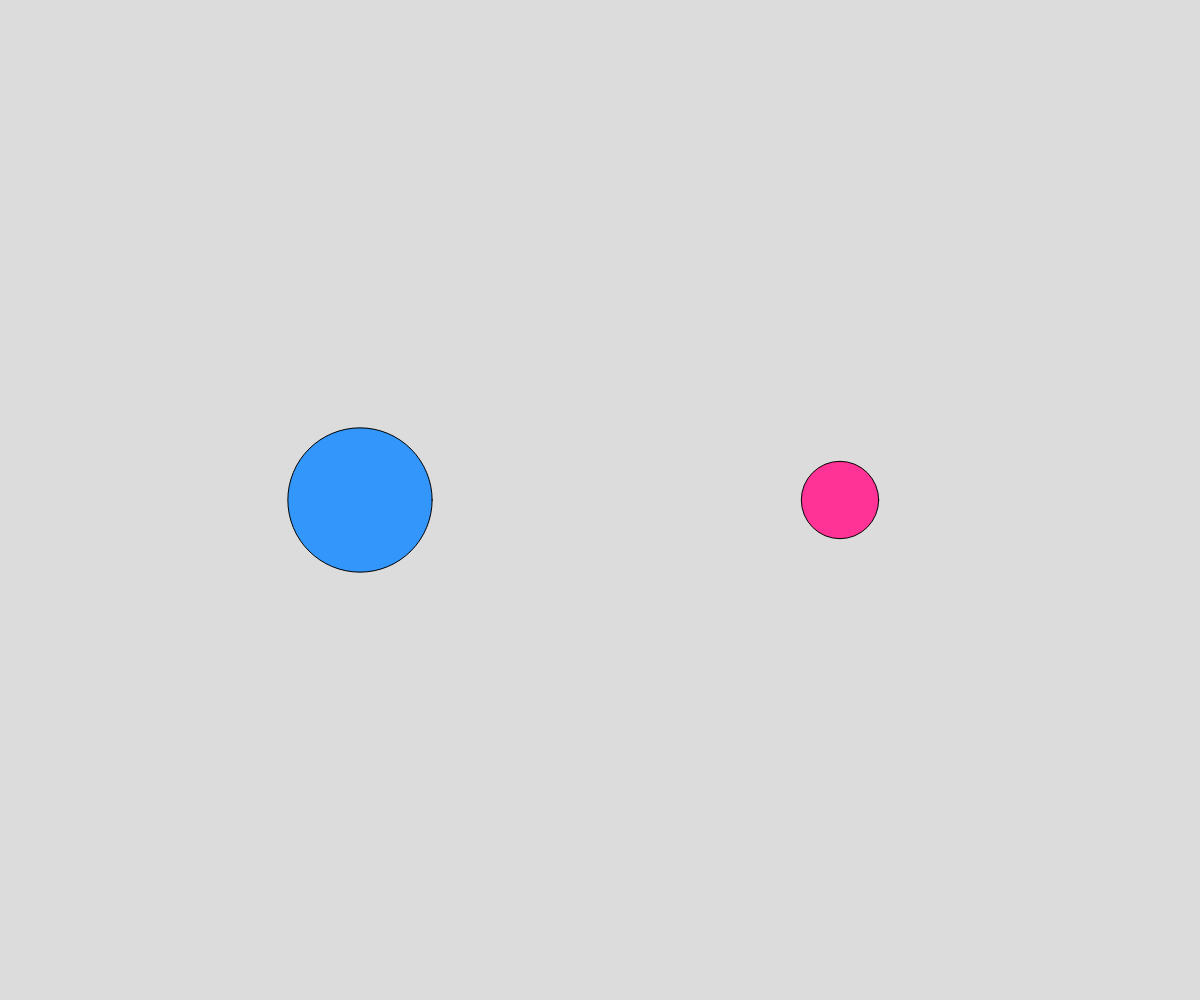
Frame 1 (no input)
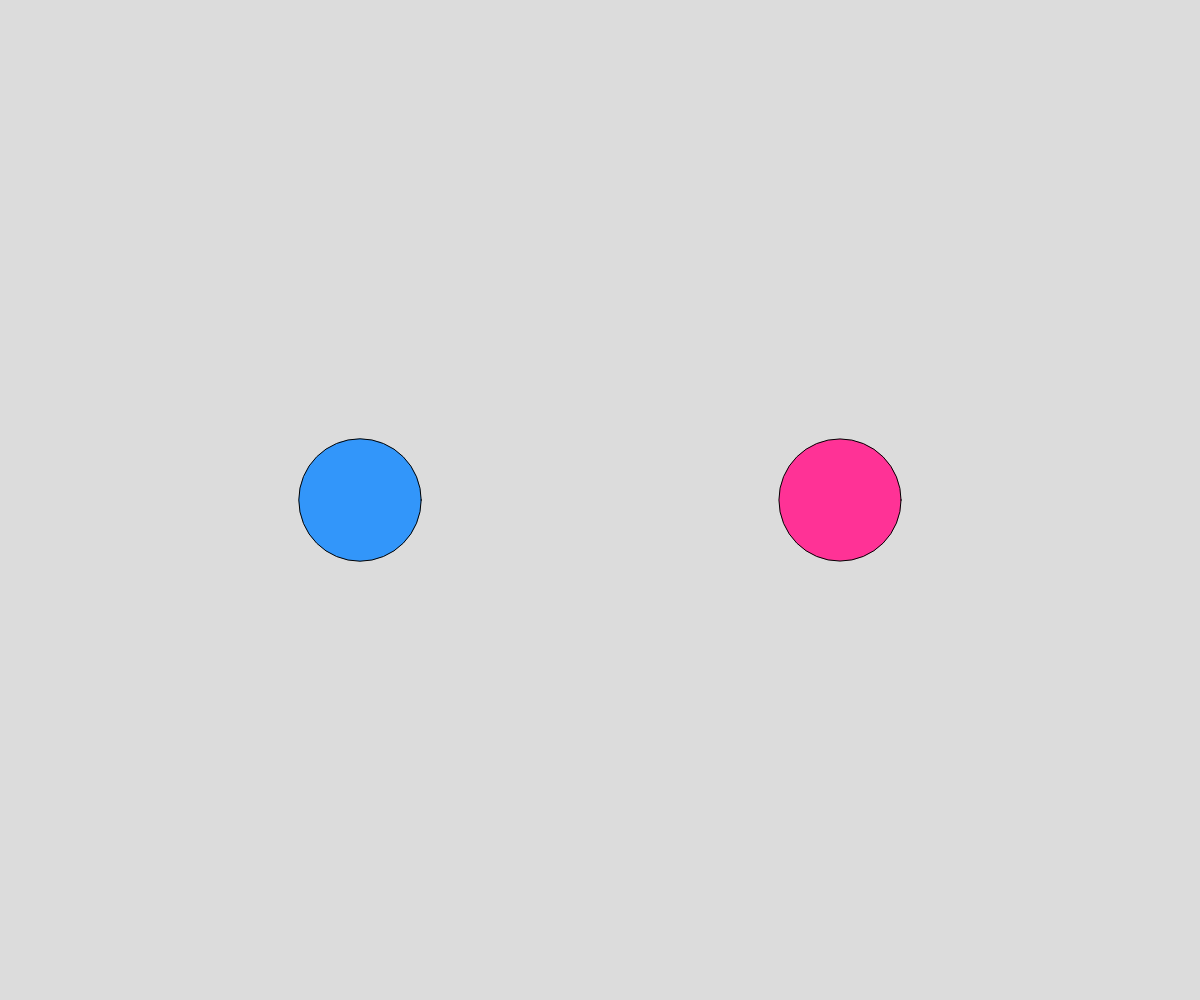
Frame 60 (no input)
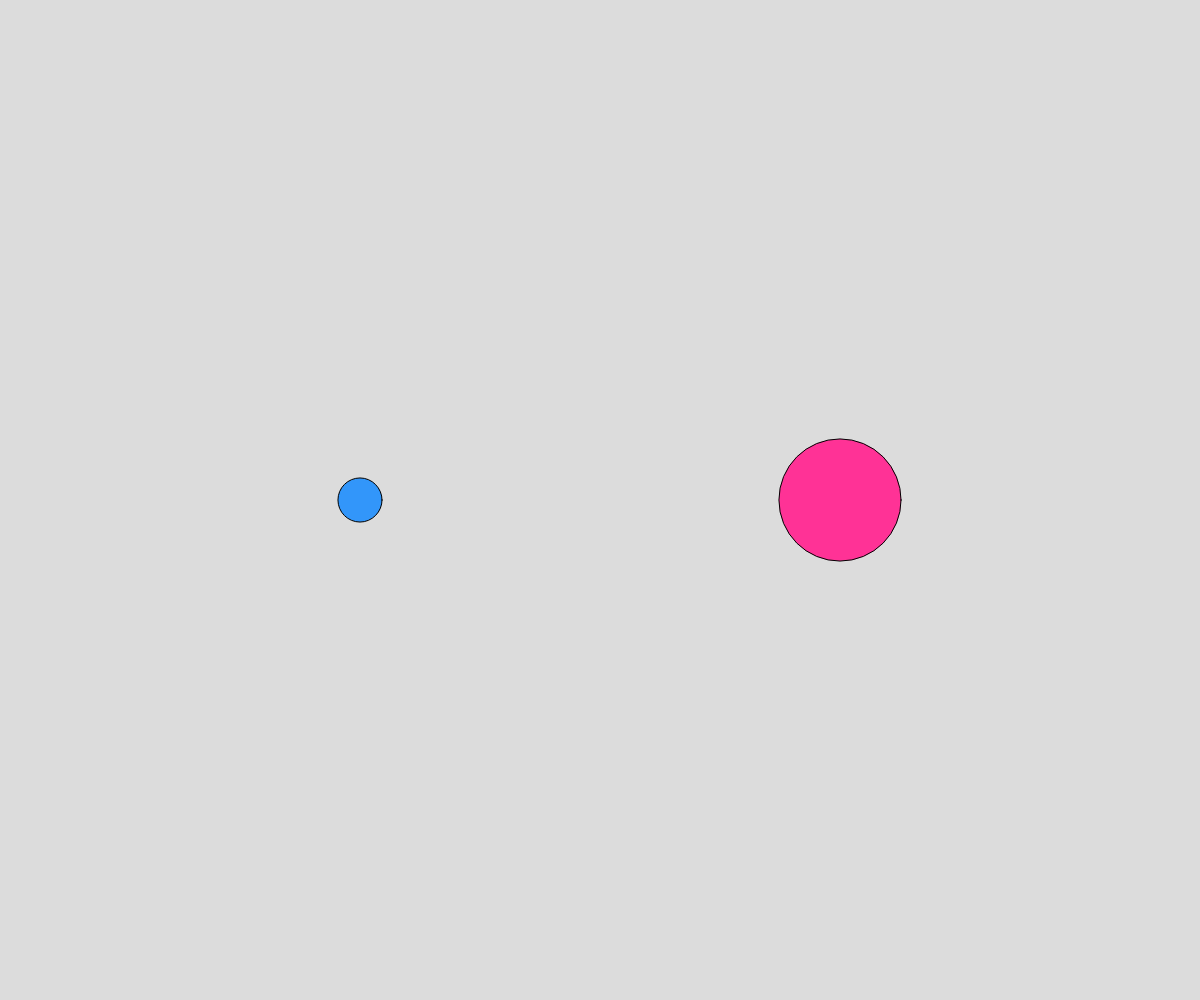
Frame 120 (the mouse pressed at the canvas centre since frame 60)

The p5.js sketch that drew these frames (run headless with seeded random() and noise() and a simulated clock; from frame 60 on, the mouse is pressed at the canvas centre):

// p5.js sketch
// ── sketch.js
// Working with images
// and Random() and Noise()
// Joy Min
// September 25, 2025

let x1, x2, y1, y2;
let d1, d2;
let noiseTime = 5, noiseSpeed = 0.1;
let minSize = 5; let maxSize = 200;
let mX, mY;

function setup() {
  createCanvas(windowWidth, windowHeight);
  x1 = width * 0.3;
  y1 = height * 0.5;
  x2 = width * 0.7 ;
  y2 = height * 0.5;
  mY = height * 0.3;
  // frameRate(10);
}

function noiseMove(){
  circle(mX, mY, 50)
}

function draw() {
  background(220);
  randomCircle();
  noiseCircle();
}

function noiseCircle(){
  d2 = noise(noiseTime);
  d2 = map(d2, 0, 1, minSize, maxSize);
  fill(255, 50, 150)
  circle(x2, y2, d2)
  noiseTime = noiseSpeed
}

function randomCircle(){
  fill(50, 150, 250);
  d1 = random(5, 200);
  circle(x1, y1, d1);
}
